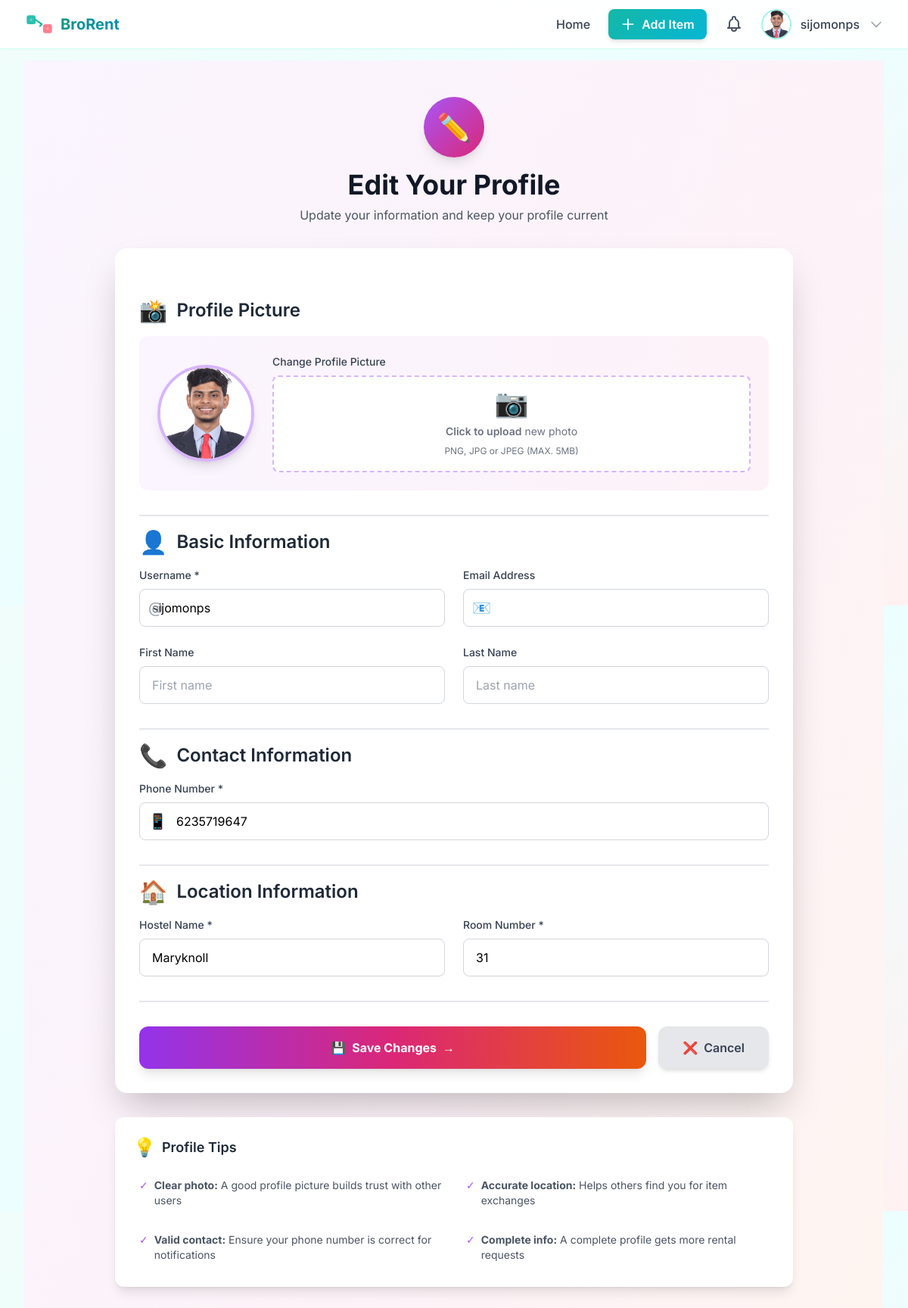
The app's page /profile/edit/ (signed in) with its own data.
### pages/models.py (models this page shows, shortened)
class CustomUser(AbstractUser):
    image = models.ImageField(upload_to='user_images/', blank=True, null=True)
    hostel_name = models.CharField(max_length=100)
    room_number = models.CharField(max_length=20)
    phone_number = models.CharField(max_length=15)

### pages/views.py (the view)
# urls.py: path('profile/edit/', views.edit_profile_view, name='edit_profile'),
@login_required(login_url='login')
def edit_profile_view(request):
    if request.method == 'POST':
        form = UserProfileEditForm(request.POST, request.FILES, instance=request.user)
        if form.is_valid():
            form.save()
            messages.success(request, '✨ Your profile was successfully updated!')
            return redirect('profile')
    else:
        form = UserProfileEditForm(instance=request.user)
    context = {'form': form}
    return render(request, 'edit_profile.html', context)

### templates/edit_profile.html (shortened to what this page needs)
{% extends 'base.html' %}
{% block content %}
<div class="min-h-screen bg-gradient-to-br from-purple-50 via-pink-50 to-orange-50 py-12 px-4">
    <div class="max-w-4xl mx-auto">
        <div class="text-center mb-8 animate-fade-in">
            <div class="inline-flex items-center justify-center w-20 h-20 bg-gradient-to-br from-purple-500 to-pink-600 rounded-full mb-4 shadow-lg animate-bounce-slow">
                <span class="text-4xl text-white">✏️</span>
            </div>
            <h1 class="text-4xl font-bold text-gray-900 mb-2">Edit Your Profile</h1>
            <p class="text-gray-600">Update your information and keep your profile current</p>
        </div>
        <div class="bg-white rounded-2xl shadow-2xl p-8 animate-slide-up">
            <form method="post" enctype="multipart/form-data" class="space-y-8">
                <div class="space-y-4">
                    <div class="flex items-center space-x-3 mb-4">
                        <span class="text-3xl">📸</span>
                        <h2 class="text-2xl font-semibold text-gray-800">Profile Picture</h2>
                    </div>
                    <div class="flex flex-col md:flex-row items-center space-y-4 md:space-y-0 md:space-x-6 bg-gradient-to-r from-purple-50 to-pink-50 p-6 rounded-xl">
                        <div class="flex-shrink-0">
                            {% if user.image %}
                                <img src="{{ user.image.url }}" alt="{{ user.username }}" class="w-32 h-32 rounded-full border-4 border-purple-300 object-cover shadow-lg hover:scale-110 transition-transform duration-300">
                            {% else %}
                                <div class="w-32 h-32 rounded-full bg-gradient-to-br from-purple-400 via-pink-500 to-orange-500 flex items-center justify-center border-4 border-purple-300 shadow-lg">
                                    <span class="text-white text-5xl font-bold">{{ user.username|first|upper }}</span>
                                </div>
                            {% endif %}
                        </div>
                        <div class="flex-grow w-full">
                            <label for="{{ form.image.id_for_label }}" class="block text-sm font-medium text-gray-700 mb-2">
                                Change Profile Picture
                            </label>
                            <div class="flex items-center justify-center w-full">
                                <label for="{{ form.image.id_for_label }}" class="flex flex-col items-center justify-center w-full h-32 border-2 border-purple-300 border-dashed rounded-lg cursor-pointer bg-white hover:bg-purple-50 transition-all duration-300">
                                    <div class="flex flex-col items-center justify-center pt-5 pb-6">
                                        <span class="text-4xl mb-2">📷</span>
                                        <p class="mb-2 text-sm text-gray-500"><span class="font-semibold">Click to upload</span> new photo</p>
                                        <p class="text-xs text-gray-500">PNG, JPG or JPEG (MAX. 5MB)</p>
                                    </div>
                                </label>
                            </div>
                        </div>
                    </div>
                </div>
                <div class="space-y-4 pt-4 border-t-2 border-gray-200">
                    <div class="flex items-center space-x-3 mb-4">
                        <span class="text-3xl">👤</span>
                        <h2 class="text-2xl font-semibold text-gray-800">Basic Information</h2>
                    </div>
                    <div class="grid grid-cols-1 md:grid-cols-2 gap-6">
                        <div class="transform hover:scale-105 transition-transform duration-200">
                            <label for="{{ form.username.id_for_label }}" class="block text-sm font-medium text-gray-700 mb-2">
                                Username *
                            </label>
                            <div class="relative">
                                <div class="absolute inset-y-0 left-0 pl-3 flex items-center pointer-events-none">
                                    <span class="text-gray-400 text-xl">@</span>
                                </div>
                                {{ form.username }}
                            </div>
                        </div>
                        <div class="transform hover:scale-105 transition-transform duration-200">
                            <label for="{{ form.email.id_for_label }}" class="block text-sm font-medium text-gray-700 mb-2">
                                Email Address
                            </label>
                            <div class="relative">
                                <div class="absolute inset-y-0 left-0 pl-3 flex items-center pointer-events-none">
                                    <span class="text-gray-400 text-xl">📧</span>
                                </div>
                                <input type="email" name="email" id="{{ form.email.id_for_label }}"
                                       value="{{ form.email.value|default:'' }}"
                                       class="pl-12 w-full px-4 py-3 border border-gray-300 rounded-lg focus:ring-2 focus:ring-purple-500 focus:border-transparent transition">
                            </div>
                        </div>
                        <div class="transform hover:scale-105 transition-transform duration-200">
                            <label for="{{ form.first_name.id_for_label }}" class="block text-sm font-medium text-gray-700 mb-2">
                                First Name
                            </label>
                            {{ form.first_name }}
                        </div>
                        <div class="transform hover:scale-105 transition-transform duration-200">
                            <label for="{{ form.last_name.id_for_label }}" class="block text-sm font-medium text-gray-700 mb-2">
                                Last Name
                            </label>
                            {{ form.last_name }}
                        </div>
                    </div>
                </div>
                <div class="space-y-4 pt-4 border-t-2 border-gray-200">
                    <div class="flex items-center space-x-3 mb-4">
                        <span class="text-3xl">📞</span>
                        <h2 class="text-2xl font-semibold text-gray-800">Contact Information</h2>
                    </div>
                    <div class="transform hover:scale-105 transition-transform duration-200">
                        <label for="{{ form.phone_number.id_for_label }}" class="block text-sm font-medium text-gray-700 mb-2">
                            Phone Number *
                        </label>
                        <div class="relative">
                            <div class="absolute inset-y-0 left-0 pl-3 flex items-center pointer-events-none">
                                <span class="text-gray-400 text-xl">📱</span>
                            </div>
                            <input type="tel" name="phone_number" id="{{ form.phone_number.id_for_label }}"
                                   value="{{ form.phone_number.value|default:'' }}"
                                   class="pl-12 w-full px-4 py-3 border border-gray-300 rounded-lg focus:ring-2 focus:ring-purple-500 focus:border-transparent transition">
                        </div>
                    </div>
                </div>
                <div class="space-y-4 pt-4 border-t-2 border-gray-200">
                    <div class="flex items-center space-x-3 mb-4">
                        <span class="text-3xl">🏠</span>
                        <h2 class="text-2xl font-semibold text-gray-800">Location Information</h2>
                    </div>
                    <div class="grid grid-cols-1 md:grid-cols-2 gap-6">
                        <div class="transform hover:scale-105 transition-transform duration-200">
                            <label for="{{ form.hostel_name.id_for_label }}" class="block text-sm font-medium text-gray-700 mb-2">
                                Hostel Name *
                            </label>
                            {{ form.hostel_name }}
                        </div>
                        <div class="transform hover:scale-105 transition-transform duration-200">
                            <label for="{{ form.room_number.id_for_label }}" class="block text-sm font-medium text-gray-700 mb-2">
                                Room Number *
                            </label>
                            {{ form.room_number }}
                        </div>
                    </div>
                </div>
                <div class="flex flex-col sm:flex-row gap-4 pt-8 border-t-2 border-gray-200">
                    <button type="submit" class="flex-1 group relative bg-gradient-to-r from-purple-600 via-pink-600 to-orange-600 hover:from-purple-700 hover:via-pink-700 hover:to-orange-700 text-white font-bold py-4 px-8 rounded-xl shadow-lg hover:shadow-2xl transform hover:scale-105 transition-all duration-300">
                        <span class="flex items-center justify-center">
                            <span class="mr-2">💾</span>
                            Save Changes
                            <span class="ml-2 group-hover:translate-x-1 transition-transform duration-200">→</span>
                        </span>
                    </button>
                    <a href="{% url 'profile' %}" class="flex-shrink-0 bg-gray-200 hover:bg-gray-300 text-gray-700 font-semibold py-4 px-8 rounded-xl text-center shadow-md hover:shadow-lg transform hover:scale-105 transition-all duration-300">
                        <span class="flex items-center justify-center">
                            <span class="mr-2">❌</span>
                            Cancel
                        </span>
                    </a>
                </div>
            </form>
        </div>
        <div class="mt-8 bg-white rounded-xl shadow-lg p-6 animate-fade-in">
            <h3 class="text-lg font-semibold text-gray-800 mb-4 flex items-center">
                <span class="text-2xl mr-2">💡</span>
                Profile Tips
            </h3>
            <div class="grid grid-cols-1 md:grid-cols-2 gap-4 text-sm text-gray-600">
                <div class="flex items-start space-x-2 hover:bg-purple-50 p-2 rounded-lg transition-colors duration-200">
                    <span class="text-purple-500">✓</span>
                    <p><strong>Clear photo:</strong> A good profile picture builds trust with other users</p>
                </div>
                <div class="flex items-start space-x-2 hover:bg-purple-50 p-2 rounded-lg transition-colors duration-200">
                    <span class="text-purple-500">✓</span>
                    <p><strong>Accurate location:</strong> Helps others find you for item exchanges</p>
                </div>
                <div class="flex items-start space-x-2 hover:bg-purple-50 p-2 rounded-lg transition-colors duration-200">
                    <span class="text-purple-500">✓</span>
                    <p><strong>Valid contact:</strong> Ensure your phone number is correct for notifications</p>
                </div>
                <div class="flex items-start space-x-2 hover:bg-purple-50 p-2 rounded-lg transition-colors duration-200">
                    <span class="text-purple-500">✓</span>
                    <p><strong>Complete info:</strong> A complete profile gets more rental requests</p>
                </div>
            </div>
        </div>
    </div>
</div>
{% endblock %}

### templates/base.html (shortened to what this page needs)
<!DOCTYPE html>
<html lang="en">
<head>
    <script src="https://cdn.tailwindcss.com"></script>
</head>
<body class="bg-gradient-to-br from-teal-50 via-cyan-50 to-rose-50 min-h-screen flex flex-col">
    <nav class="fixed w-full z-50 glass-effect border-b border-teal-100">
        <div class="max-w-7xl mx-auto px-4 sm:px-6 lg:px-8">
            <div class="flex items-center justify-between h-16">
                <div class="flex items-center">
                    <a href="{% url 'landing' %}" class="flex items-center space-x-2 logo-container group">
                        <span class="font-bold text-xl bg-gradient-to-r from-teal-600 to-cyan-600 bg-clip-text text-transparent group-hover:from-cyan-600 group-hover:to-rose-500 transition-all duration-300">BroRent</span>
                    </a>
                </div>
                <div class="flex items-center space-x-6">
                    <a href="{% url 'home' %}" class="nav-link text-gray-700 hover:text-teal-600 font-medium">Home</a>
                    {% if user.is_authenticated and not user.is_staff and not user.is_superuser %}
                    <a href="{% url 'item_create' %}" class="btn-primary text-white font-semibold py-2 px-4 rounded-lg flex items-center space-x-2 shadow-md">
                        <svg class="w-5 h-5" fill="none" stroke="currentColor" viewBox="0 0 24 24">
                            <path stroke-linecap="round" stroke-linejoin="round" stroke-width="2" d="M12 4v16m8-8H4"/>
                        </svg>
                        <span>Add Item</span>
                    </a>
                    {% endif %}
                    {% if user.is_authenticated %}
                        <a href="{% url 'notifications' %}" class="relative inline-flex items-center justify-center text-gray-600 hover:text-teal-600 transition-colors duration-200" title="Notifications">
                        </a>
                        <div class="relative group" id="profile-dropdown">
                            <button class="flex items-center space-x-3 group focus:outline-none">
                                <div class="profile-img-wrapper">
                                    {% if user.image %}
                                        <img src="{{ user.image.url }}" alt="{{ user.username }}" class="w-10 h-10 rounded-full border-2 border-teal-200 group-hover:border-teal-400 object-cover transition-all duration-300 group-hover:scale-110">
                                    {% else %}
                                        <div class="w-10 h-10 rounded-full bg-gradient-to-br from-teal-500 to-cyan-500 flex items-center justify-center text-white font-bold shadow-md group-hover:shadow-lg transition-all duration-300 group-hover:scale-110">
                                            {{ user.username|slice:":1"|upper }}
                                        </div>
                                    {% endif %}
                                </div>
                                <span class="font-medium text-gray-700 group-hover:text-teal-600 transition-colors duration-200">{{ user.username }}</span>
                                <svg class="w-5 h-5 text-gray-400 group-hover:text-teal-600 transition-colors duration-200" fill="none" stroke="currentColor" viewBox="0 0 24 24">
                                    <path stroke-linecap="round" stroke-linejoin="round" stroke-width="2" d="M19 9l-7 7-7-7"/>
                                </svg>
                            </button>
                        </div>
                    {% endif %}
                </div>
            </div>
        </div>
    </nav>
    <main class="flex-grow max-w-7xl mx-auto pt-20 pb-12 px-4 sm:px-6 lg:px-8 w-full">
        {% block content %}{% endblock %}
    </main>
</body>
</html>

### records on screen
CustomUser: image (picture), username "sijomonps", phone_number "6235719647", hostel_name "Maryknoll", room_number "31"
